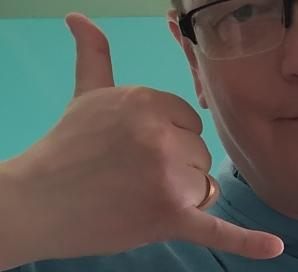
#> input picture Project 3/Hand extraction/target_box/call/09732089-243c-47e6-a314-264fae24871e.jpg, 298 x 272 px; its folder holds 3 pictures in this run
$ python Preprocessing.py
#> lines starting #> are read from the running program, lines starting #| are printed output that depends on the picture
import numpy as np
from numpy import asarray
from pathlib import Path as p
from PIL import Image
import random
from typing import NamedTuple, List
from matplotlib import pyplot as plt
import os
import shutil


class Folder_data(NamedTuple):
    old_name: str
    new_name: str


class Var_data(NamedTuple):
    label: str
    img_arr: np.array


class Processor:
    '''
    This is a class that handles a zip file of multiple folders, which include labels and image titles
    '''

    def __init__(self, folder_path: str, train_frac: float = 0.8):
        self.folder_path = folder_path
        self.train_frac = train_frac  # Used to split into train and test sets
        self.train = []
        self.val = []
        self.test = []

    def to_folder(self, lst: list, sub_folder: str) -> List[Folder_data]:
        return [Folder_data(old_name=p(item[1]) / item[2], new_name=p(item[1]).parent / sub_folder / item[0]) for item
                in lst]

    def to_var(self, lst: list) -> List[Var_data]:
        return [Var_data(label=item[0].split('_', 1)[0],
                         img_arr=asarray(Image.open(p(item[1]) / item[2]))) for item in lst]
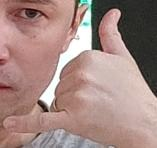
#> input picture Project 3/Hand extraction/target_box/call/055cbe75-f563-49e2-9c4f-86a1fb47b40f.jpg, 157 x 148 px
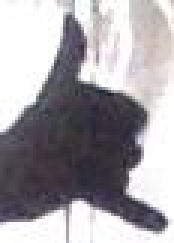
#> input picture Project 3/Hand extraction/target_box/call/01898f3e-8422-4e6a-a056-30206f905640.jpg, 58 x 81 px (shown 3 times larger)

    def process_data(self) -> None:
        '''
           Save (image array, label) to self.train, self.val, and self.test
           Create folders of train, val, and test to the data directory
        '''
        # self.make_dir()
        for file in p(self.folder_path).iterdir():
            if file.is_dir():
                # Train = 0.8, val = 0.1, test = 0.1
                whole = [(f'{str(file.stem)}_{index}{f.suffix}', f.parent, f.name) for index, f in
                         enumerate(p(file).glob('*'), 1)
                         if f.suffix[1:] in {'jpeg', 'jpg', 'png'}]
                train = random.choices(whole, k=int(self.train_frac * len(whole)))
                whole = list(set(whole) - set(train))
                val = random.choices(whole, k=int(0.5 * len(whole)))
                test = list(set(whole) - set(val))
                # [8 lines of commented-out code are left out]
                self.train.extend(self.to_var(train))
                self.val.extend(self.to_var(val))
                self.test.extend(self.to_var(test))

    def make_dir(self):
        if os.path.exists(f'{self.folder_path}/train'):
            shutil.rmtree(f'{self.folder_path}/train')
        if os.path.exists(f'{self.folder_path}/val'):
            shutil.rmtree(f'{self.folder_path}/val')
        if os.path.exists(f'{self.folder_path}/test'):
            shutil.rmtree(f'{self.folder_path}/test')
        os.makedirs(f'{self.folder_path}/train')
        os.makedirs(f'{self.folder_path}/val')
        os.makedirs(f'{self.folder_path}/test')


folder_path = r'.\Hand extraction\target_box'
processor = Processor(folder_path, train_frac=0.8)
processor.process_data()
